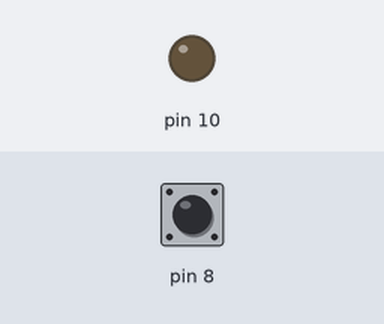
This program was run on a simulated Raspberry Pi (header pin numbers). On the bench: output pins drawn as LEDs (lit = HIGH). The inputs (shaded band) are chosen by the test bench; at power-on: pin 8 LOW.

Above: at 1.2 s.
1.3 s: pin 8 pulled HIGH for 0.15 s
At 1.37 s:
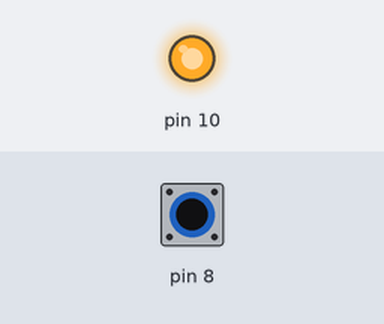
2.9 s: pin 8 pulled HIGH for 3.2 s
At 7.4 s:
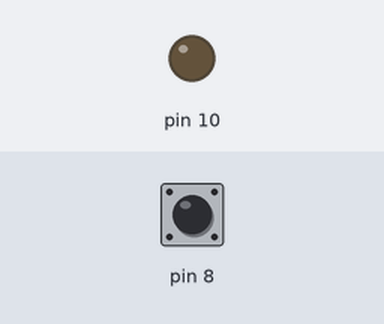
Timing chart, 0 to 8.9 s (numbered marks = the images above; inputs shaded):
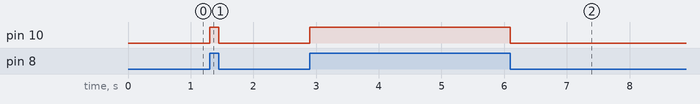

Measured:
- after the input at 1.3 s, pin 10: LOW → HIGH at once, → LOW 0.15 s later
- after the input at 2.9 s, pin 10: LOW → HIGH at once, → LOW 3.2 s later

The program:

led-switch.py
```python
import RPi.GPIO as GPIO
import time

GPIO.setmode(GPIO.BOARD)
GPIO.setup(8, GPIO.IN,GPIO.PUD_DOWN)
GPIO.setup(10, GPIO.OUT)

try:
    while(1):
        if(GPIO.input(8)==1):
            GPIO.output(10, GPIO.HIGH)
        else:
            GPIO.output(10, GPIO.LOW)
except KeyboardInterrupt:
    GPIO.cleanup()
#finally:
#    print("Finally!")
#    GPIO.cleanup()
```
